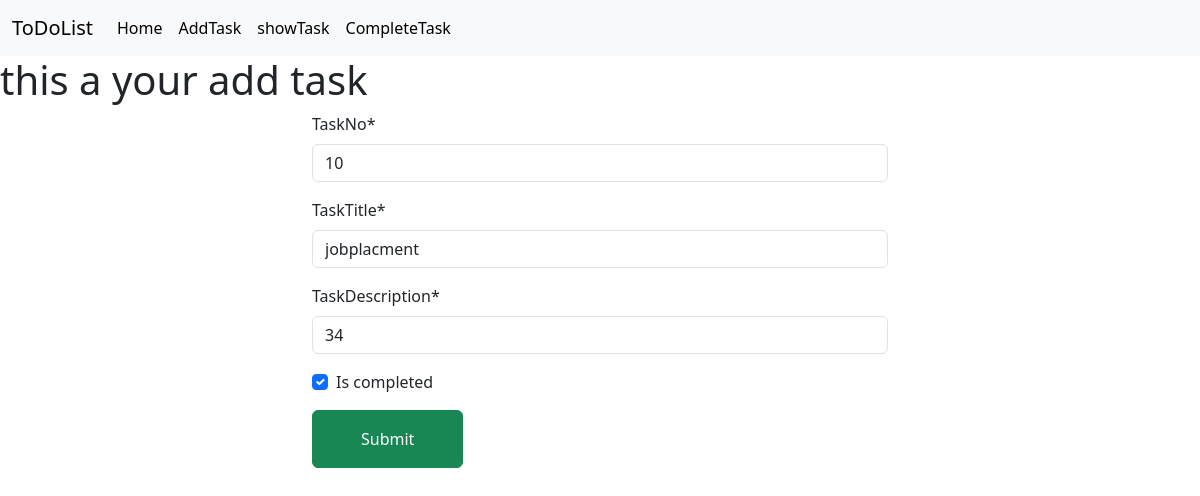
Screenshot of /EditTask/10 with the database file from the repository.
### frist_app/models.py (models this page shows, shortened)
class taskModel(models.Model):
    taskNo = models.IntegerField(primary_key=True)
    taskTitle = models.CharField(max_length=40);
    taskDescription = models.CharField(max_length=100);
    is_completed = models.BooleanField()

### frist_app/views.py (the view)
# urls.py: path('EditTask/<int:id>',views.editTask, name = "EditTask"),
def editTask(request,id):
    edtask = models.taskModel.objects.get(pk = id)
    form = forms.taskForm(instance = edtask)
    if request.method == 'POST':
        edtask = forms.taskForm(request.POST, instance = edtask)
        if edtask.is_valid():
            edtask.save()
            return redirect('showTask')
    return render(request, 'add.html',{'form' : form})

### frist_app/forms.py
class taskForm(forms.ModelForm):
    class Meta:
        model = models.taskModel
        fields = ['taskNo', 'taskTitle', 'taskDescription','is_completed']

### frist_app/templates/add.html (shortened to what this page needs)
{% extends 'home.html' %}
{% load crispy_forms_tags %}
{% block content %}
    <h1>this a your add task </h1>
   <div class="container w-50">
        <form method="post">
            {{form | crispy}}
            <button type="submit" class = "btn btn-success py-3 px-5">Submit</button>
        </form>
   </div>
{% endblock  %}

### rows the page displays
taskModel: taskNo "10", taskTitle "jobplacment", taskDescription "34", is_completed "☑"
